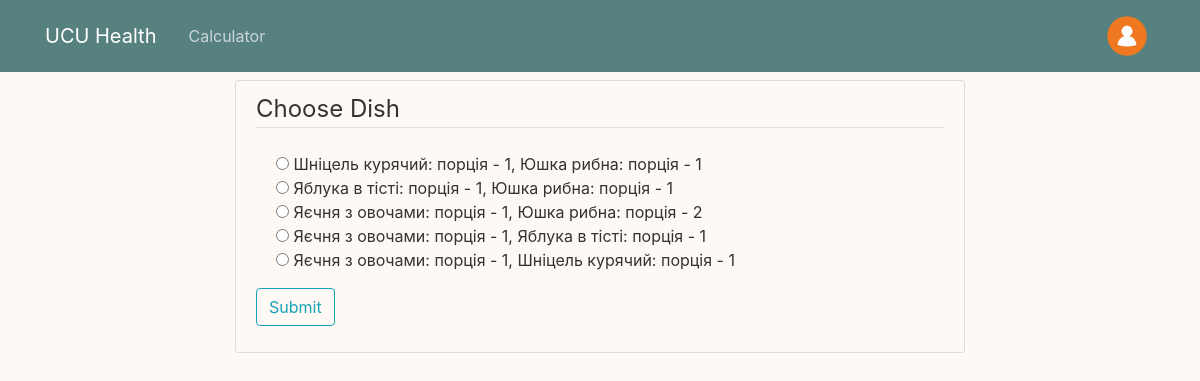
/view_dishes/1 (signed in), run on the app's committed database.
### main/models.py (models this page shows, shortened)
class Dish(db.Model):
    id = db.Column(db.Integer, primary_key = True)
    dishes = db.Column(db.String(200), nullable = False)
    satis = db.Column(db.String(10), nullable = False)
    calories = db.Column(db.Float, nullable = False)
    proteins = db.Column(db.Float, nullable = False)
    carbs = db.Column(db.Float, nullable = False)
    fats = db.Column(db.Float, nullable = False)
    meal_id = db.Column(db.Integer, db.ForeignKey('meal.id'), nullable = False)

### main/routes.py (the view)
@app.route("/view_dishes/<int:meal_id>", methods=['GET', 'POST'])
def view_dishes(meal_id):
    form = PossibleMeals()
    meal = Meal.query.get_or_404(meal_id)
    if meal.author != current_user:
        abort(403)
    dishes = Dish.query.filter_by(meal = meal).all()
    default_dish = Dish.query.filter_by(meal = meal).first()
    meal.choicen = default_dish.id
    db.session.commit()
    if not dishes:
        abort(404)
    choices = []
    for dish in dishes:
        choices.append((dish.id, dish))
    form.dish_var.choices = choices
    test_form = list(zip(form.dish_var.choices, form.dish_var))
    if form.validate_on_submit():
        meal.choicen = form.dish_var.data
        db.session.commit()
        return redirect(url_for('main'))
    return render_template('view_dishes.html', dishes = dict(choices),
            test = test_form, form = form, title = 'View Dishes')

### main/forms.py
class PossibleMeals(FlaskForm):
    dish_var = RadioField('Choose one from the list:',
            choices=[], validate_choice=[DataRequired()])
    submit = SubmitField("Submit")

### main/models.py (called while the page is built)
@login_manager.user_loader
def load_user(user_id):
    return User.query.get(int(user_id))

### main/templates/view_dishes.html (shortened to what this page needs)
{% extends "layout.html" %}
{% block content %}
    <div class="content-section">
        <form method="POST" action="">
            <fieldset class="form-group">
                <legend class="border-bottom mb-4">Choose Dish</legend>
                {% for choice, radio in test %}
                    <div class="form-check">
                        {{ radio() }}
                        {{ dishes[choice[0]].dishes }}
                    </div>
                {% endfor %}
            </fieldset>
            <div class="form-group">
                {{ form.submit(class="btn btn-outline-info") }}
            </div>
        </form>
    </div>
{% endblock content %}

### main/static/main.css (style rules this page uses)
body { background: #fff9f5; color: #333333; margin-top: 5rem; }
.content-section { background: #fff9f5;; padding: 10px 20px; border: 1px solid #dddddd; border-radius: 3px; margin-bottom: 20px; }

### data on the page
Dish: dishes "Шніцель курячий: порція - 1, Юшка рибна: порція - 1"
Dish: dishes "Яблука в тісті: порція - 1, Юшка рибна: порція - 1"
Dish: dishes "Яєчня з овочами: порція - 1, Юшка рибна: порція - 2"
Dish: dishes "Яєчня з овочами: порція - 1, Яблука в тісті: порція - 1"
Dish: dishes "Яєчня з овочами: порція - 1, Шніцель курячий: порція - 1"
